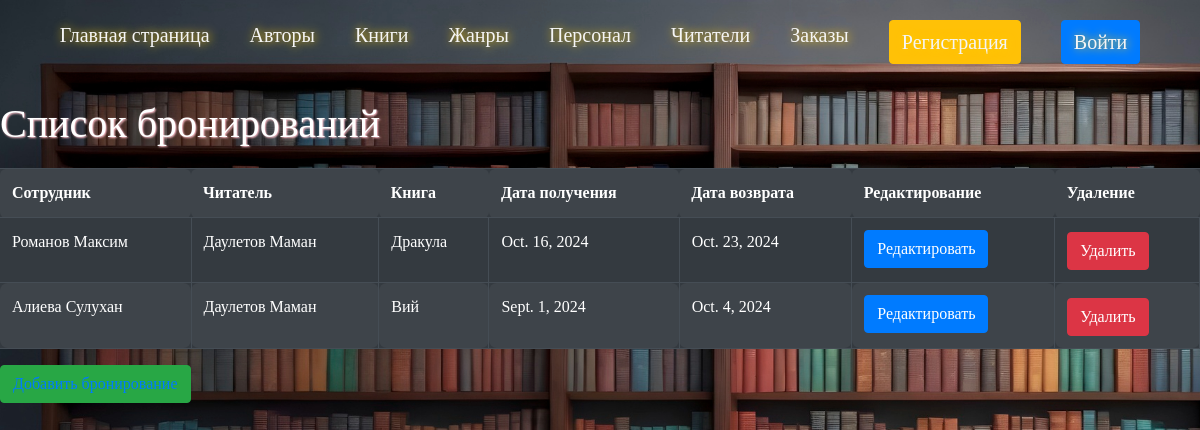
Screenshot of /bookings/list/ with the database file from the repository.
### bookings/models.py (models this page shows, shortened)
class Booking(models.Model):
    personal = models.ForeignKey(Personal, on_delete=models.CASCADE)
    readers = models.ForeignKey(Readers, on_delete=models.CASCADE)
    books = models.ForeignKey(Books, on_delete=models.CASCADE)
    getDate = models.DateField()
    returnDate = models.DateField()
    slug = models.SlugField(default='', null=False)

### personal/models.py (models this page shows, shortened)
class Personal(models.Model):  # connect with Booking
    name = models.CharField(max_length=255)
    position = models.CharField(max_length=100, default='position')
    photo = models.ImageField(default="Test.jpg", blank=True)
    adress = models.CharField(max_length=50, default='adress')
    slug = models.SlugField(default='', null=False)

### readers/models.py (models this page shows, shortened)
class Readers(models.Model):  # connect with Booking
    name = models.CharField(max_length=255)
    adress = models.CharField(max_length=100)
    telephone = models.CharField(max_length=20)
    image = models.ImageField(default="Test.jpg", blank=True)
    slug = models.SlugField(default="", null=False)

### Books/models.py (models this page shows, shortened)
class Books(models.Model):
    name = models.CharField(max_length=255)
    count = models.IntegerField()
    authors = models.ManyToManyField(Authors, blank=True)
    genres = models.ManyToManyField(Genres, blank=True)
    slug = models.SlugField(default="", null=False)
    description = models.TextField(default="")
    publishingYear = models.PositiveIntegerField(default=1)
    price = models.CharField(max_length=20, default='0.00')
    publication = models.CharField(max_length=100, default="no_publication")
    binding = models.CharField(max_length=50, default='no_binding')

### bookings/views.py (the view)
# urls.py: path('bookings/list/', views.booking_list, name='booking_list'),
def booking_list(request):
    booking = Booking.objects.all()
    return render(request,'bookings/booking_list.html',{'booking':booking})

### bookings/templates/bookings/booking_list.html (shortened to what this page needs)
{% extends 'base.html' %}
{% block header %}
<div class="box-booking">
    <h1>Список бронирований</h1>
    <table class="table table-dark table-striped">
        <tr>
            <th>Сотрудник</th>
            <th>Читатель</th>
            <th>Книга</th>
            <th>Дата получения</th>
            <th>Дата возврата</th>
            <th>Редактирование</th>
            <th>Удаление</th>
        </tr>
        {% for booking in booking %}
        <tr>
            <td>{{ booking.personal.name }}</td>
            <td>{{ booking.readers.name }}</td>
            <td>{{ booking.books.name }}</td>
            <td>{{ booking.getDate }}</td>
            <td>{{ booking.returnDate }}</td>
            <td>
                <a href="{% url 'booking_update' booking.pk %}" class="btn btn-primary">Редактировать</a>
            </td>
            <td>
                <form action="{% url 'booking_delete' booking.pk %}" method="post">
                    <button type="submit" class="btn btn-danger">Удалить</button>
                </form>
            </td>
        </tr>
        {% endfor %}
    </table>
    <button type="button" class="btn btn-success">
        <a href="{% url 'booking_create' %}">Добавить бронирование</a>
    </button>
</div>
{% endblock %}

### Library/static/library/css/style.css (style rules this page uses)
* { padding: 0px; margin: 0px; box-sizing: border-box; list-style: none; font-family: tahoma; font-size: 16px; }
body { background: url(../img/librar.jpg); background-size: cover; background-position: center; background-attachment: fixed; }
body form { margin-top: 2%; }
body h1 { font-size: 40px; color: #fff; text-shadow: 1px 1px 2px pink; margin-bottom: 20px; }
.test-forms table th, table td { padding: 15px; border-right: 1px solid black; border-bottom: 1px solid black; border-radius: 8px; }
.test-forms table tr, td, th { border-radius: 6px; }
table button { transition: background-color 0.3s; border-radius: 3px; padding: 5px 5px; }
table a { text-decoration: none; color: black; cursor: pointer; }

### rows the page displays
Booking: personal.name "Романов Максим", readers.name "Даулетов Маман", books.name "Дракула", getDate "Oct. 16, 2024", returnDate "Oct. 23, 2024"
Booking: personal.name "Алиева Сулухан", readers.name "Даулетов Маман", books.name "Вий", getDate "Sept. 1, 2024", returnDate "Oct. 4, 2024"
